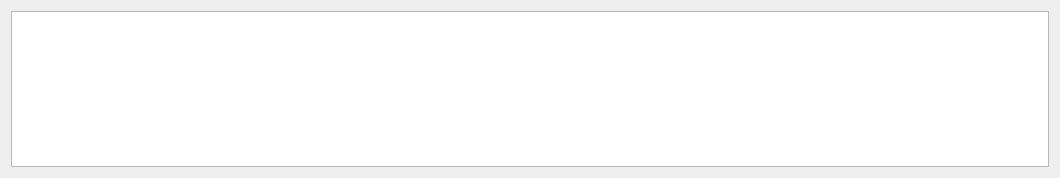
<?xml version="1.0" encoding="UTF-8"?>
<ui version="4.0">
 <class>Console</class>
 <widget class="QWidget" name="Console">
  <property name="geometry">
   <rect>
    <x>0</x>
    <y>0</y>
    <width>1060</width>
    <height>178</height>
   </rect>
  </property>
  <property name="windowTitle">
   <string>Console</string>
  </property>
  <layout class="QGridLayout" name="gridLayout">
   <item row="0" column="0">
    <layout class="QFormLayout" name="formLayout">
     <property name="fieldGrowthPolicy">
      <enum>QFormLayout::AllNonFixedFieldsGrow</enum>
     </property>
     <item row="0" column="0" colspan="2">
      <widget class="QTextEdit" name="textEdit"/>
     </item>
    </layout>
   </item>
  </layout>
 </widget>
 <resources/>
 <connections/>
</ui>
